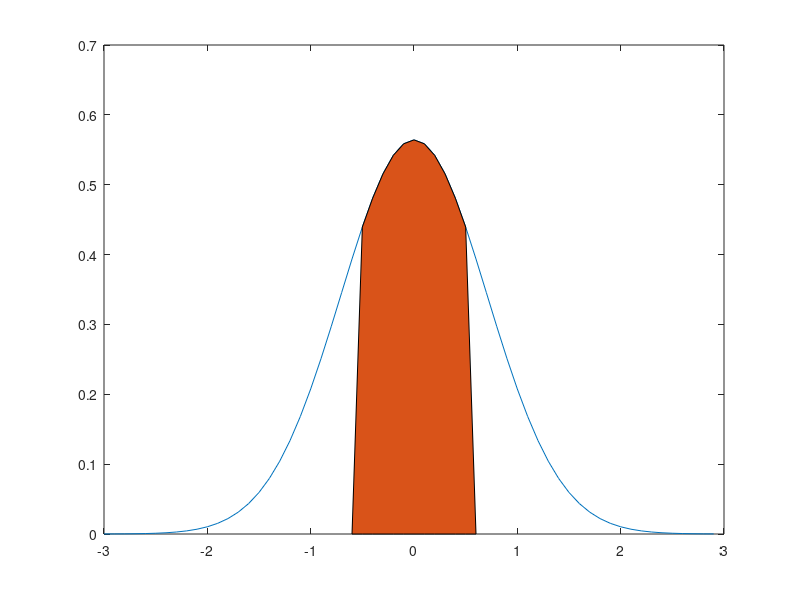
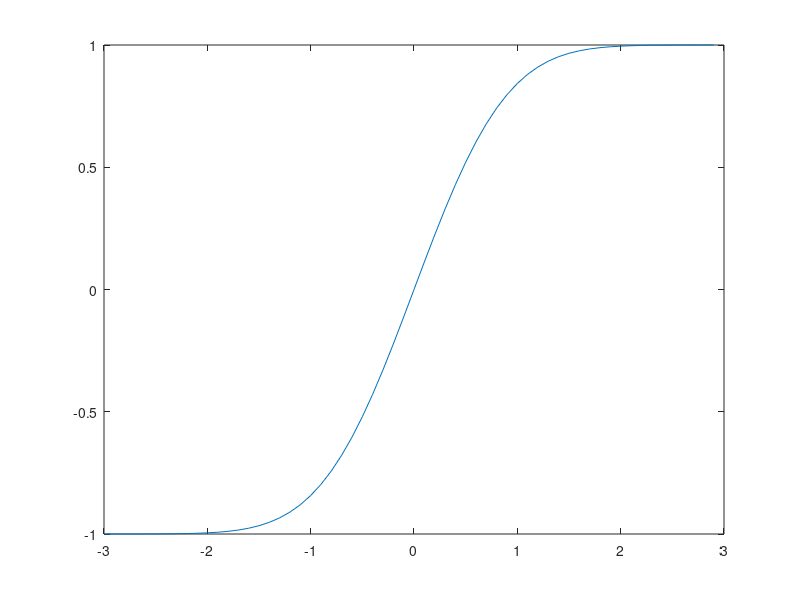
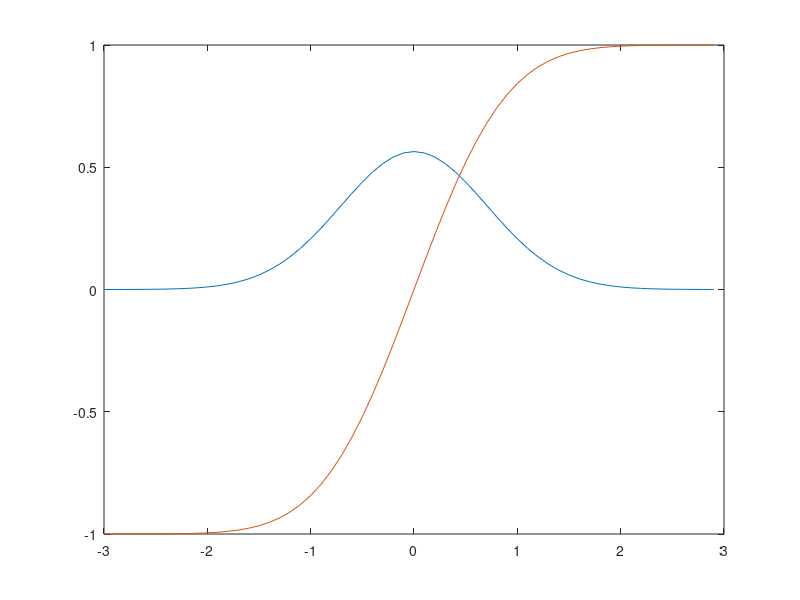

These charts were generated, in order, by the following MATLAB code:
clear all;
close all;	

x = [-3:.1:3-.1];
x_mid = round(length(x)/2) + 1;
x_delta = 5;

b = x_mid + x_delta + 1;
a = x_mid - x_delta;

mask = zeros(1, length(x)); 
mask(a:b-1) = ones(1, b-a);


sigma = 1/sqrt(2);
coeff = 1/(sigma*sqrt(2*pi));
mu = 0;
gauss = coeff*exp(-0.5*((x-mu)./sigma).^2);
m1 = gauss.*mask;
figure()
plot(x, gauss)
hold on
area(x, m1)
hold off

figure()
err = erf(x);
plot(x, err)
hold on

figure();
plot(x, gauss)
hold on
plot(x, err)
hold off

area_erf = erf(.5)
area_norm = sum(gauss(a:b))




